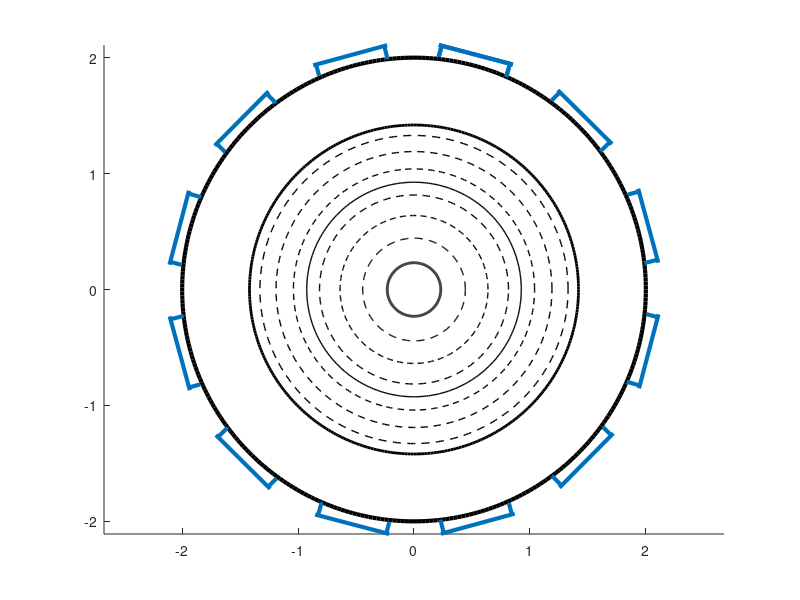

MATLAB code for this plot:
function [] = MAST_Geometry_Equatorial()
% Radii
r_ves = 2;
r_mag = 0.9254;
r_lcfs = [0.231, 1.419];
r_fs = [0.815, 1.04, 0.443, 1.329, 0.638, 1.19];
theta = linspace(0,2*pi,360);
x_mag = r_mag*cos(theta);
y_mag = r_mag*sin(theta);
x_lcfs1 = r_lcfs(1)*cos(theta);
y_lcfs1 = r_lcfs(1)*sin(theta);
x_lcfs2 = r_lcfs(2)*cos(theta);
y_lcfs2 = r_lcfs(2)*sin(theta);
x_fs1 = r_fs(1)*cos(theta);
y_fs1 = r_fs(1)*sin(theta);
x_fs2 = r_fs(2)*cos(theta);
y_fs2 = r_fs(2)*sin(theta);
x_fs3 = r_fs(3)*cos(theta);
y_fs3 = r_fs(3)*sin(theta);
x_fs4 = r_fs(4)*cos(theta);
y_fs4 = r_fs(4)*sin(theta);
x_fs5 = r_fs(5)*cos(theta);
y_fs5 = r_fs(5)*sin(theta);
x_fs6 = r_fs(6)*cos(theta);
y_fs6 = r_fs(6)*sin(theta);
x_ves = 2*cos(theta);
y_ves = 2*sin(theta);


% Portholes from CAD drawing
p1 = [-0.646 2.015];
p2 = [-0.630 1.917];
p3 = [-0.045 2.116];
p4 = [-0.028 2.0];
p5 = [-0.02 2.12];
p6 = [-0.671 2.011];

% NBI dumps
scf = 2/700;
BD1 = scf*[182 565];
BD2 = scf*[200 590];
BD3 = scf*[402 537];
BD4 = scf*[396 512];

% beam
NBI1 = 0.95*scf*[133 -720];
NBI2 = 0.92*scf*[228 602];
NBI3 = 0.95*scf*[288 -676];
NBI4 = 0.92*scf*[418 555];



% Generate the second beam dump
bd_angle = pi/3;
BD5(1) = BD1(1)*cos(bd_angle) + BD1(2)*sin(bd_angle);
BD5(2) = BD1(2)*cos(bd_angle) - BD1(1)*sin(bd_angle);
BD6(1) = BD2(1)*cos(bd_angle) + BD2(2)*sin(bd_angle);
BD6(2) = BD2(2)*cos(bd_angle) - BD2(1)*sin(bd_angle);
BD7(1) = BD3(1)*cos(bd_angle) + BD3(2)*sin(bd_angle);
BD7(2) = BD3(2)*cos(bd_angle) - BD3(1)*sin(bd_angle);
BD8(1) = BD4(1)*cos(bd_angle) + BD4(2)*sin(bd_angle);
BD8(2) = BD4(2)*cos(bd_angle) - BD4(1)*sin(bd_angle);

NBI5(1) = NBI1(1)*cos(bd_angle) + NBI1(2)*sin(bd_angle);
NBI5(2) = NBI1(2)*cos(bd_angle) - NBI1(1)*sin(bd_angle);
NBI6(1) = NBI2(1)*cos(bd_angle) + NBI2(2)*sin(bd_angle);
NBI6(2) = NBI2(2)*cos(bd_angle) - NBI2(1)*sin(bd_angle);
NBI7(1) = NBI3(1)*cos(bd_angle) + NBI3(2)*sin(bd_angle);
NBI7(2) = NBI3(2)*cos(bd_angle) - NBI3(1)*sin(bd_angle);
NBI8(1) = NBI4(1)*cos(bd_angle) + NBI4(2)*sin(bd_angle);
NBI8(2) = NBI4(2)*cos(bd_angle) - NBI4(1)*sin(bd_angle);

%figure(3)

hold on
%line([NBI1(1) NBI2(1)], [NBI1(2) NBI2(2)], 'color', 'b', 'linewidth', 2)
%line([NBI3(1) NBI4(1)], [NBI3(2) NBI4(2)], 'color', 'b', 'linewidth', 2)
%line([NBI5(1) NBI6(1)], [NBI5(2) NBI6(2)], 'color', 'b', 'linewidth', 2)
%line([NBI7(1) NBI8(1)], [NBI7(2) NBI8(2)], 'color', 'b', 'linewidth', 2)

%{
line([BD1(1) BD2(1)], [BD1(2) BD2(2)], 'color', 'b', 'linewidth', 2)
line([BD2(1) BD3(1)], [BD2(2) BD3(2)], 'color', 'b', 'linewidth', 2)
line([BD3(1) BD4(1)], [BD3(2) BD4(2)], 'color', 'b', 'linewidth', 2)
line([BD4(1) BD1(1)], [BD4(2) BD1(2)], 'color', 'b', 'linewidth', 2)
line([BD5(1) BD6(1)], [BD5(2) BD6(2)], 'color', 'b', 'linewidth', 2)
line([BD6(1) BD7(1)], [BD6(2) BD7(2)], 'color', 'b', 'linewidth', 2)
line([BD7(1) BD8(1)], [BD7(2) BD8(2)], 'color', 'b', 'linewidth', 2)
line([BD8(1) BD5(1)], [BD8(2) BD5(2)], 'color', 'b', 'linewidth', 2)

fill([BD1(1) BD2(1) BD3(1) BD4(1) BD1(1)], [BD1(2) BD2(2) BD3(2) BD4(2) BD1(2)], [0, 0, 0.5])
fill([BD5(1) BD6(1) BD7(1) BD8(1) BD5(1)], [BD5(2) BD6(2) BD7(2) BD8(2) BD5(2)], [0, 0, 0.5])

line([NBI1(1) NBI2(1) NBI4(1) NBI3(1) NBI1(1)], [NBI1(2) NBI2(2) NBI4(2) NBI3(2) NBI1(2)], 'color', 'b', 'linewidth', 4);
line([NBI5(1) NBI6(1) NBI8(1) NBI7(1) NBI5(1)], [NBI5(2) NBI6(2) NBI8(2) NBI7(2) NBI5(2)], 'color', 'b', 'linewidth', 4);
%h = fill([NBI1(1) NBI2(1) NBI4(1) NBI3(1) NBI1(1)], [NBI1(2) NBI2(2) NBI4(2) NBI3(2) NBI1(2)], [0.8, 0.8, 0.9]);
%set(h,'EdgeColor','None');
%h = fill([NBI5(1) NBI6(1) NBI8(1) NBI7(1) NBI5(1)], [NBI5(2) NBI6(2) NBI8(2) NBI7(2) NBI5(2)], [0.8, 0.8, 0.9]);
%set(h,'EdgeColor','None');
%}

plot(x_lcfs1, y_lcfs1,'k', 'linewidth', 2)
plot(x_lcfs2, y_lcfs2, 'k', 'linewidth', 2)
plot(x_mag, y_mag, 'k', 'linewidth', 1)
plot(x_fs1, y_fs1, 'k--', 'linewidth', 1)
plot(x_fs2, y_fs2, 'k--', 'linewidth', 1)
plot(x_fs3, y_fs3, 'k--', 'linewidth', 1)
plot(x_fs4, y_fs4, 'k--', 'linewidth', 1)
plot(x_fs5, y_fs5, 'k--', 'linewidth', 1)
plot(x_fs6, y_fs6, 'k--', 'linewidth', 1)
plot(x_ves, y_ves, 'k', 'linewidth', 3)

rot_angle = 0.42331;
k = 1;
for alpha = rot_angle:pi/6:rot_angle+2*pi
  P1(k,1) = p1(1)*cos(alpha) + p1(2)*sin(alpha);
  P1(k,2) = p1(2)*cos(alpha) - p1(1)*sin(alpha);
  P2(k,1) = p2(1)*cos(alpha) + p2(2)*sin(alpha);
  P2(k,2) = p2(2)*cos(alpha) - p2(1)*sin(alpha);
  P3(k,1) = p3(1)*cos(alpha) + p3(2)*sin(alpha);
  P3(k,2) = p3(2)*cos(alpha) - p3(1)*sin(alpha);
  P4(k,1) = p4(1)*cos(alpha) + p4(2)*sin(alpha);
  P4(k,2) = p4(2)*cos(alpha) - p4(1)*sin(alpha);
  P5(k,1) = p5(1)*cos(alpha) + p5(2)*sin(alpha);
  P5(k,2) = p5(2)*cos(alpha) - p5(1)*sin(alpha);
  P6(k,1) = p6(1)*cos(alpha) + p6(2)*sin(alpha);
  P6(k,2) = p6(2)*cos(alpha) - p6(1)*sin(alpha);
  
  line([P1(k,1) P2(k,1)], [P1(k,2) P2(k,2)], 'linewidth', 3)
  line([P3(k,1) P4(k,1)], [P3(k,2) P4(k,2)], 'linewidth', 3)
  line([P5(k,1) P6(k,1)], [P5(k,2) P6(k,2)], 'linewidth', 3)

  k = k + 1;
endfor

axis equal




























